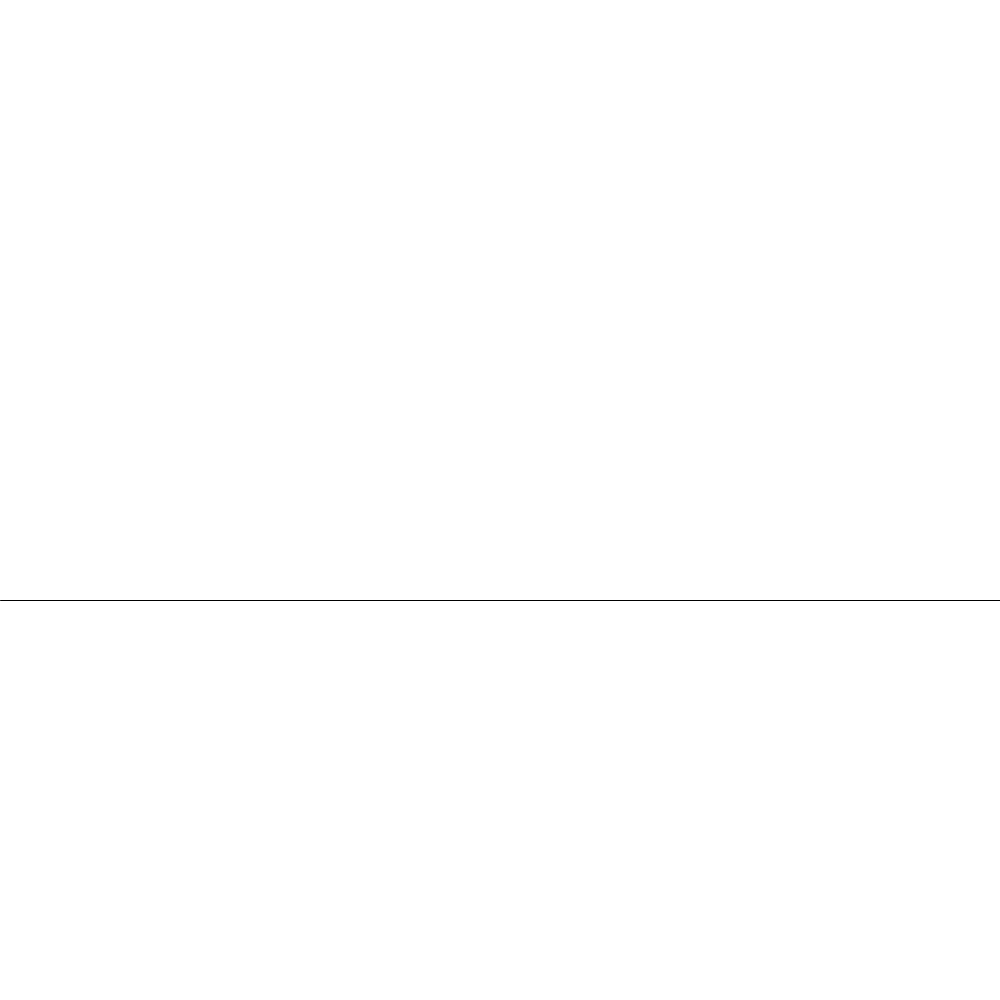
Frame 1 (no input)
Frame 60 (the mouse pressed at the canvas centre just before this capture): identical to frame 1, image omitted
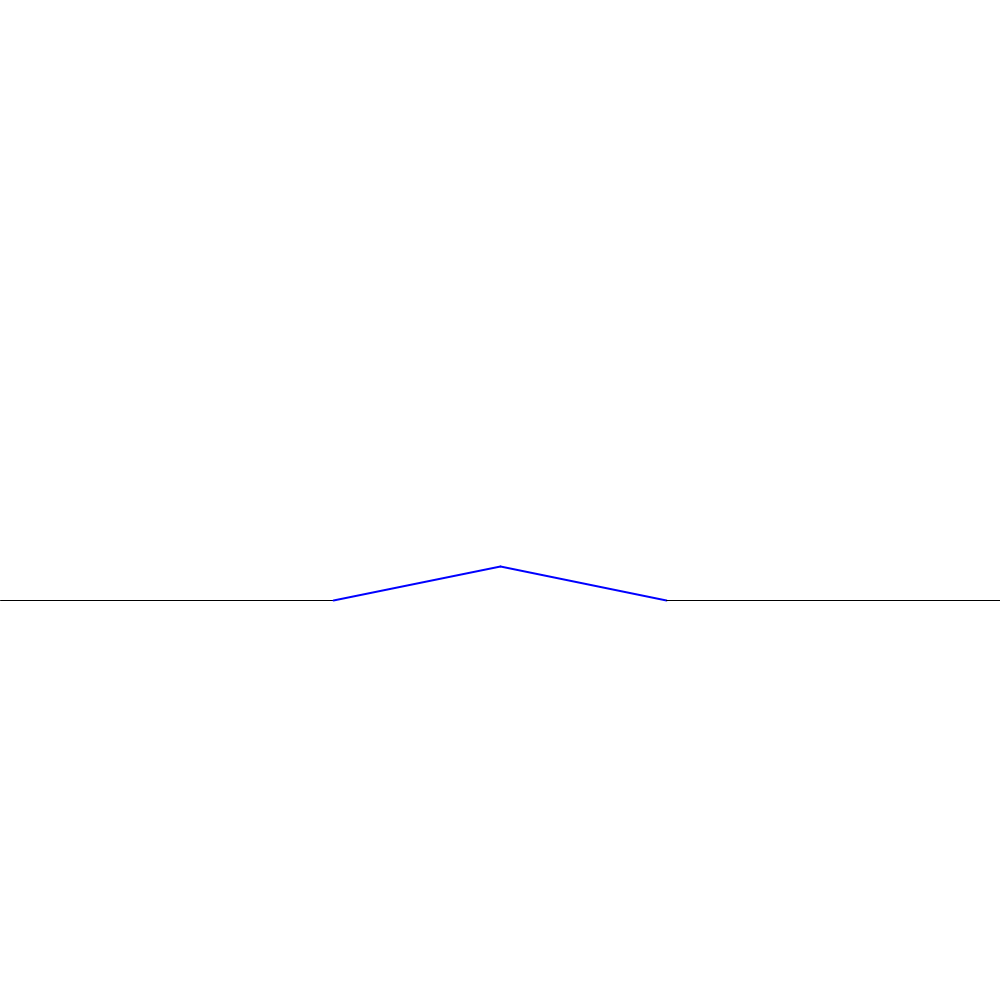
Frame 120 (the mouse held since frame 60 and released just before this capture)

The Processing sketch that drew these frames (run headless with seeded random() and noise(); from frame 60 on, the mouse is pressed at the canvas centre):

// Processing sketch: sketch_2d_draw_Koch_curve
// ── sketch_2d_draw_Koch_curve.pde
int ms=0;
int t=0;
float angle;
color c1,c2;
void setup(){
  size(1000,1000);
  c1=color(0,0,0);
  
  c2=color(0,0,255);
}
void draw(){
  background(255);
  ms=t/100;
  angle=((t%100)/100.0)*PI/3.0;
  d(ms,0,new PVector(0,600),0,1000.0/pow(3.0,ms));
  if(t%100==0)
  delay(1000);
  t++;
  
}
void d(int maxStage,int stage,PVector pos,float dir,float size){
  if(maxStage>stage+1){

    
    d(maxStage,stage+1,pos,dir,size);
    
    pos.add(PVector.mult(PVector.fromAngle(dir),size));
    dir-=PI/3.0;
    d(maxStage,stage+1,pos,dir,size);
    
    pos.add(PVector.mult(PVector.fromAngle(dir),size));
    dir+=PI*2.0/3.0;
    d(maxStage,stage+1,pos,dir,size);
    
    pos.add(PVector.mult(PVector.fromAngle(dir),size));
    dir-=PI/3.0;
    d(maxStage,stage+1,pos,dir,size);
  }
  else if(maxStage==stage+1){

    
    d(maxStage,stage+1,pos,dir,size);
    
    pos.add(PVector.mult(PVector.fromAngle(dir),size));
    dir-=angle;
    strokeWeight(2);
    stroke(c2);
    d(maxStage,stage+1,pos,dir,size/cos(angle)/2);
    
    pos.add(PVector.mult(PVector.fromAngle(dir),size/cos(angle)/2));
    dir+=angle*2;
    d(maxStage,stage+1,pos,dir,size/cos(angle)/2);
    strokeWeight(1);
    stroke(c1);
    
    pos.add(PVector.mult(PVector.fromAngle(dir),size/cos(angle)/2));
    dir-=angle;
    d(maxStage,stage+1,pos,dir,size);
  }
  else{
    line(pos.x,pos.y,pos.x+cos(dir)*size,pos.y+sin(dir)*size);
  }
}
